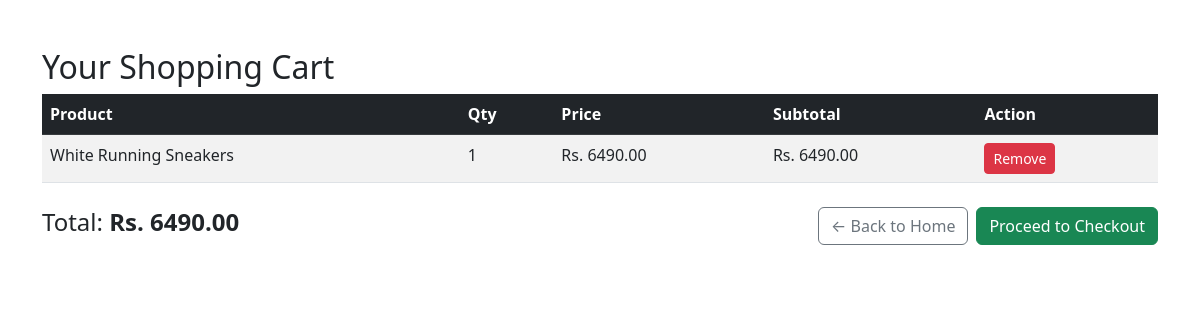
The app's page /cart/ (signed in) with its own data.
### store/models.py (models this page shows, shortened)
class CartItem(models.Model):
    user = models.ForeignKey(User, on_delete=models.CASCADE)
    product = models.ForeignKey(Product, on_delete=models.CASCADE)
    quantity = models.PositiveIntegerField(default=1)
    def subtotal(self):
        return self.quantity * self.product.price

class Product(models.Model):
    name = models.CharField(max_length=100)
    description = models.TextField()
    price = models.DecimalField(max_digits=10, decimal_places=2)
    image = models.ImageField(upload_to='product_images/')
    category = models.ForeignKey(Category, on_delete=models.CASCADE)
    is_deal = models.BooleanField(default=False)
    likes = models.ManyToManyField(User, related_name='liked_products', blank=True)

### store/views.py (the view)
# urls.py: path('cart/', views.view_cart, name='view_cart'),
@login_required
@never_cache
def view_cart(request):
    cart_items = CartItem.objects.filter(user=request.user)
    total = sum(item.subtotal() for item in cart_items)
    return render(request, 'store/cart.html', {
        'cart_items': cart_items,
        'total': total
    })

### store/context_processors.py (called while the page is built)
def cart_item_count(request):
    if request.user.is_authenticated:
        count = sum(item.quantity for item in CartItem.objects.filter(user=request.user))
    else:
        count = 0
    return {'cart_item_count': count}

### store/templates/store/cart.html (shortened to what this page needs)
<!DOCTYPE html>
<html>
<head>
  <link href="https://cdn.jsdelivr.net/npm/bootstrap@5.3.0/dist/css/bootstrap.min.css" rel="stylesheet">
</head>
<body>
<div class="container mt-5">
  <h2>Your Shopping Cart</h2>
  {% if cart_items %}
    <table class="table table-striped">
      <thead class="table-dark">
        <tr>
          <th>Product</th>
          <th>Qty</th>
          <th>Price</th>
          <th>Subtotal</th>
          <th>Action</th>
        </tr>
      </thead>
      <tbody>
        {% for item in cart_items %}
          <tr>
            <td>{{ item.product.name }}</td>
            <td>{{ item.quantity }}</td>
            <td>Rs. {{ item.product.price }}</td>
            <td>Rs. {{ item.subtotal }}</td>
            <td>
              <a href="{% url 'remove_from_cart' item.product.id %}" class="btn btn-danger btn-sm">
                Remove
              </a>
            </td>
          </tr>
        {% endfor %}
      </tbody>
    </table>
    <div class="d-flex justify-content-between align-items-center mt-4">
      <h4>Total: <strong>Rs. {{ total }}</strong></h4>
      <div class="d-flex gap-2">
        <a href="{% url 'home' %}" class="btn btn-outline-secondary">← Back to Home</a>
        <a href="{% url 'checkout' %}" class="btn btn-success">Proceed to Checkout</a>
      </div>
    </div>
  {% endif %}
</div>
</body>
</html>

### records on screen
CartItem: product.name "White Running Sneakers", quantity "1", product.price "6490.00", subtotal "6490.00"

### other values on screen
{{ total }} "6490.00"
